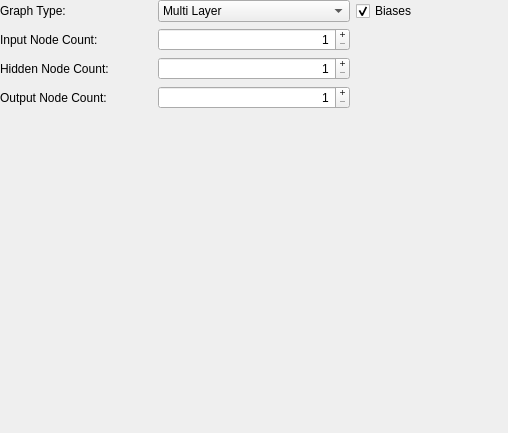
<ui version="4.0" >
 <class>BreadFanNetworkTree</class>
 <widget class="QWidget" name="BreadFanNetworkTree" >
  <property name="geometry" >
   <rect>
    <x>0</x>
    <y>0</y>
    <width>508</width>
    <height>433</height>
   </rect>
  </property>
  <property name="windowTitle" >
   <string>Form</string>
  </property>
  <layout class="QVBoxLayout" name="verticalLayout" >
   <property name="margin" >
    <number>0</number>
   </property>
   <item>
    <layout class="QGridLayout" name="gridLayout" >
     <item row="0" column="0" >
      <widget class="QLabel" name="label" >
       <property name="text" >
        <string>Graph Type:</string>
       </property>
      </widget>
     </item>
     <item row="0" column="1" >
      <widget class="QComboBox" name="graphType" >
       <item>
        <property name="text" >
         <string>Multi Layer</string>
        </property>
       </item>
       <item>
        <property name="text" >
         <string>Independent Multi Layer</string>
        </property>
       </item>
       <item>
        <property name="text" >
         <string>Totally Connected Multi Layer</string>
        </property>
       </item>
      </widget>
     </item>
     <item row="0" column="2" >
      <widget class="QCheckBox" name="checkBox" >
       <property name="text" >
        <string>Biases</string>
       </property>
       <property name="checked" >
        <bool>true</bool>
       </property>
      </widget>
     </item>
     <item row="1" column="1" >
      <widget class="QSpinBox" name="inputCount" >
       <property name="alignment" >
        <set>Qt::AlignRight|Qt::AlignTrailing|Qt::AlignVCenter</set>
       </property>
       <property name="buttonSymbols" >
        <enum>QAbstractSpinBox::PlusMinus</enum>
       </property>
       <property name="minimum" >
        <number>1</number>
       </property>
       <property name="maximum" >
        <number>99999</number>
       </property>
      </widget>
     </item>
     <item row="2" column="0" >
      <widget class="QLabel" name="label_3" >
       <property name="text" >
        <string>Hidden Node Count:</string>
       </property>
      </widget>
     </item>
     <item row="2" column="1" >
      <widget class="QSpinBox" name="hiddenCount" >
       <property name="alignment" >
        <set>Qt::AlignRight|Qt::AlignTrailing|Qt::AlignVCenter</set>
       </property>
       <property name="buttonSymbols" >
        <enum>QAbstractSpinBox::PlusMinus</enum>
       </property>
       <property name="minimum" >
        <number>1</number>
       </property>
       <property name="maximum" >
        <number>99999</number>
       </property>
      </widget>
     </item>
     <item row="3" column="0" >
      <widget class="QLabel" name="label_4" >
       <property name="text" >
        <string>Output Node Count:</string>
       </property>
      </widget>
     </item>
     <item row="3" column="1" >
      <widget class="QSpinBox" name="outputCount" >
       <property name="alignment" >
        <set>Qt::AlignRight|Qt::AlignTrailing|Qt::AlignVCenter</set>
       </property>
       <property name="buttonSymbols" >
        <enum>QAbstractSpinBox::PlusMinus</enum>
       </property>
       <property name="minimum" >
        <number>1</number>
       </property>
       <property name="maximum" >
        <number>99999</number>
       </property>
      </widget>
     </item>
     <item row="1" column="0" >
      <widget class="QLabel" name="label_2" >
       <property name="text" >
        <string>Input Node Count:</string>
       </property>
      </widget>
     </item>
    </layout>
   </item>
   <item>
    <spacer name="verticalSpacer" >
     <property name="orientation" >
      <enum>Qt::Vertical</enum>
     </property>
     <property name="sizeHint" stdset="0" >
      <size>
       <width>20</width>
       <height>482</height>
      </size>
     </property>
    </spacer>
   </item>
  </layout>
  <action name="actionImport" >
   <property name="icon" >
    <iconset resource="profit.qrc" >
     <normaloff>:/images/icons/fileopen.png</normaloff>:/images/icons/fileopen.png</iconset>
   </property>
   <property name="text" >
    <string>Import</string>
   </property>
  </action>
  <action name="actionExport" >
   <property name="icon" >
    <iconset resource="profit.qrc" >
     <normaloff>:/images/icons/filter.png</normaloff>:/images/icons/filter.png</iconset>
   </property>
   <property name="text" >
    <string>Export</string>
   </property>
  </action>
 </widget>
 <resources>
  <include location="profit.qrc" />
 </resources>
 <connections/>
</ui>
